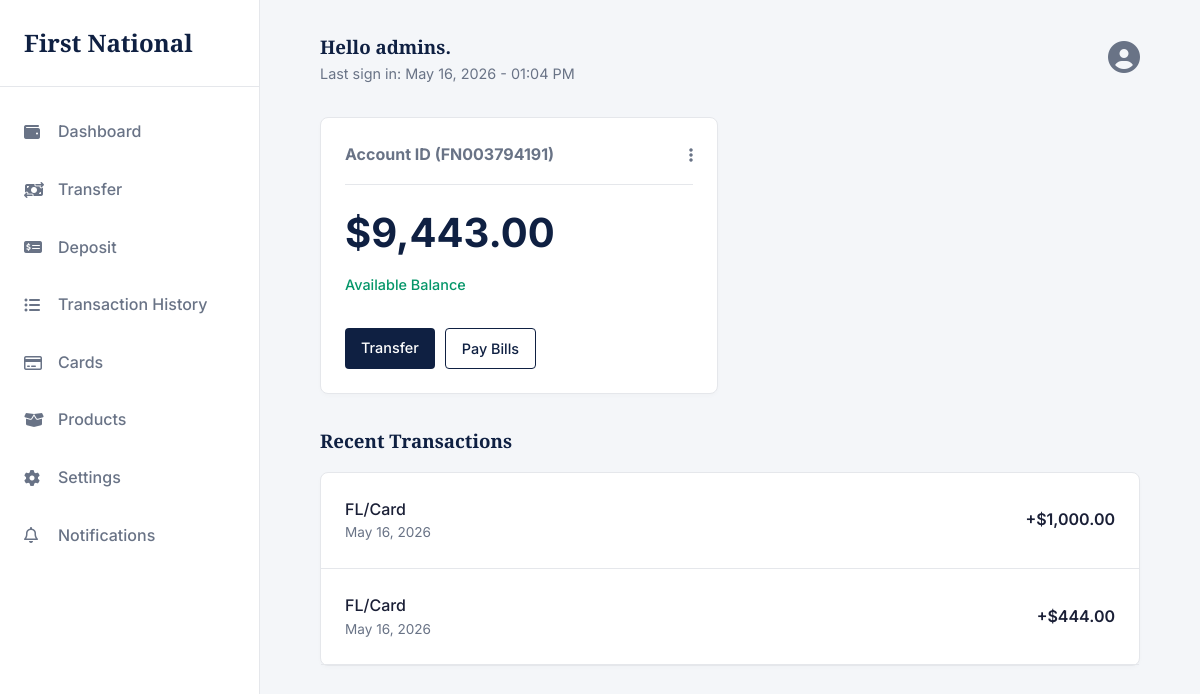
The app's page /dashboard/ (signed in), older data.
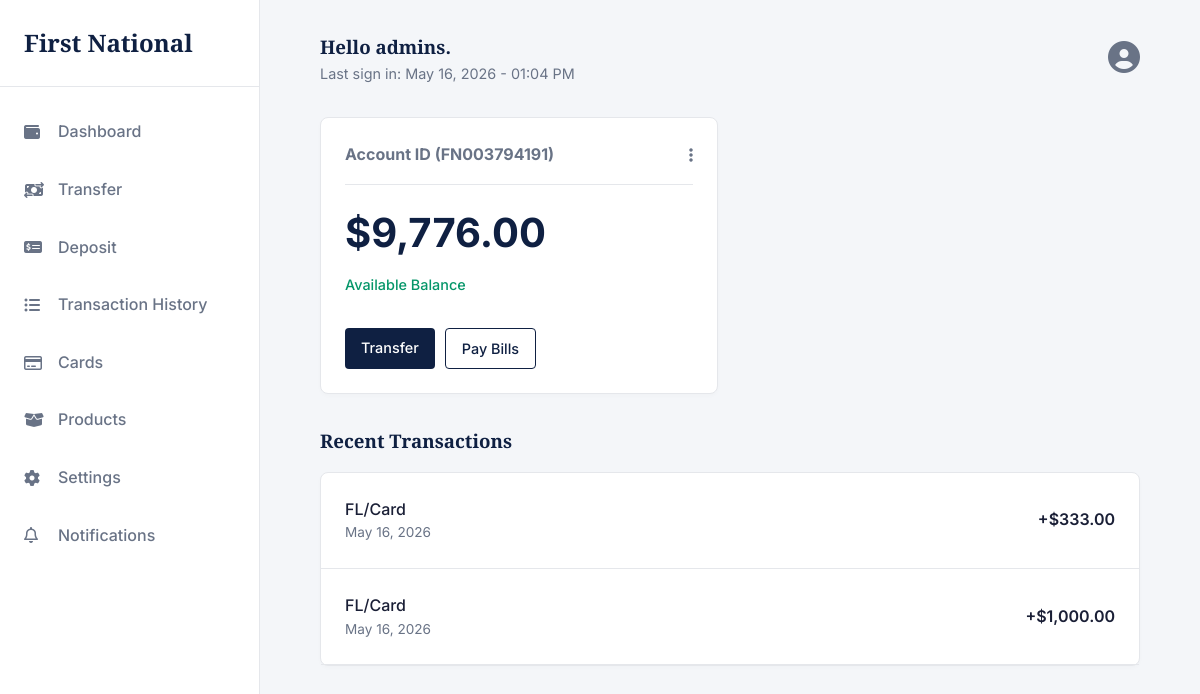
The same page, newer data.
### app/models.py (models this page shows, shortened)
class User(AbstractUser):
    full_name = models.CharField(max_length=20, blank=True, null=True)
    email = models.EmailField(unique=True)
    phone_number = models.CharField(max_length=20, blank=True)
    is_verified   = models.BooleanField(default=False)
    social_sec = models.CharField(max_length=20)
    class Meta:
        db_table = "users"

class Account(models.Model):
    class AccountType(models.TextChoices):
        SAVINGS  = "SAVINGS",  "Savings"
        CHECKING = "CHECKING", "Checking"
        WALLET   = "WALLET",   "Wallet"
    id             = models.UUIDField(primary_key=True, default=uuid.uuid4, editable=False)
    user           = models.OneToOneField(User, on_delete=models.PROTECT, related_name="account")
    account_genID  = models.CharField(max_length=20, unique=True, db_index=True)
    account_type   = models.CharField(max_length=20, choices=AccountType.choices, default=AccountType.SAVINGS)
    balance        = models.DecimalField(max_digits=18, decimal_places=2, default=0)
    is_active      = models.BooleanField(default=True)
    created_at     = models.DateTimeField(auto_now_add=True)
    updated_at     = models.DateTimeField(auto_now=True)
    class Meta:
        db_table = "accounts"

class Transaction(models.Model):
    class TransactionType(models.TextChoices):
        DEPOSIT    = "DEPOSIT",    "Deposit"
        WITHDRAWAL = "WITHDRAWAL", "Withdrawal"
        TRANSFER   = "TRANSFER",   "Transfer"
        REVERSAL   = "REVERSAL",   "Reversal"
    class Status(models.TextChoices):
        PENDING   = "PENDING",   "Pending"
        COMPLETED = "COMPLETED", "Completed"
        FAILED    = "FAILED",    "Failed"
        REVERSED  = "REVERSED",  "Reversed"
    id              = models.UUIDField(primary_key=True, default=uuid.uuid4, editable=False)
    account         = models.ForeignKey(Account, on_delete=models.PROTECT, related_name="transactions")
    transaction_type = models.CharField(max_length=20, choices=TransactionType.choices)
    amount          = models.DecimalField(max_digits=18, decimal_places=2)
    balance_before  = models.DecimalField(max_digits=18, decimal_places=2)
    balance_after   = models.DecimalField(max_digits=18, decimal_places=2)
    description     = models.TextField(blank=True)
    reference       = models.CharField(max_length=100, unique=True, db_index=True)  # idempotency key
    status          = models.CharField(max_length=20, choices=Status.choices, default=Status.PENDING)
    counterpart_account = models.ForeignKey(
        Account,
        null=True, blank=True,
        on_delete=models.SET_NULL,
        related_name="incoming_transfers",
    )
    created_at = models.DateTimeField(auto_now_add=True, db_index=True)
    updated_at = models.DateTimeField(auto_now=True)
    class Meta:
        db_table = "transactions"
        ordering = ["-created_at"]

### app/views.py (the view)
# urls.py: path('dashboard/', dashboard, name='dashboard'),
@login_required(login_url='accounts:login')
def dashboard(request):
    user = request.user
    transactions = Transaction.objects.filter(account=request.user.account).order_by('-created_at')[:2]
    time = timezone.now()
    context = {
        'user': user,
        'transactions': transactions,
        'time': time
    }
    return render(request, 'User/dashboard.html', context)

### templates/User/dashboard.html (shortened to what this page needs)
{% extends 'base.html' %}
{% load static %}
{% load humanize %}
{% block content %}
        <main class="main-content">
            <div class="top-bar">
                <div>
                    <h3>Hello {{user.username}}.</h3>
                    <p style="color: var(--text-secondary); font-size: 0.9rem;">Last sign in: {{time|date:"F j, Y - h:i A" }}</p>
                </div>
                <div>
                    <a href="{% url 'app:settings' %}" style="color: var(--text-secondary); margin-left: 15px;"><i class="fa-solid fa-user-circle fa-2x"></i></a>
                </div>
            </div>
            <div class="grid-2">
                <div class="card">
                    <div style="display: flex; justify-content: space-between; align-items: center; border-bottom: 1px solid var(--border-color); padding-bottom: 1rem; margin-bottom: 1rem;">
                        <h4 style="font-family: var(--font-body); color: var(--text-secondary);">Account ID ({{user.account.account_genID}})</h4>
                        <i class="fa-solid fa-ellipsis-vertical" style="color: var(--text-secondary); cursor: pointer;"></i>
                    </div>
                    <h2 style="font-size: 2.5rem; margin-bottom: 0.5rem; font-family: var(--font-body);">${{user.account.balance|intcomma}}</h2>
                    <p style="color: var(--success); font-weight: 500; font-size: 0.9rem;">Available Balance</p>
                    <div class="mt-2" style="display: flex; gap: 10px;">
                        <a href="{% url 'app:transfer' %}" class="btn btn-primary" style="padding: 0.5rem 1rem; font-size: 0.9rem;">Transfer</a>
                        <a href="#" class="btn btn-outline" style="padding: 0.5rem 1rem; font-size: 0.9rem;">Pay Bills</a>
                    </div>
                </div>
            </div>
            <h3 class="mt-2 mb-1">Recent Transactions</h3>
            <div class="card" style="padding: 0;">
                <ul style="list-style: none;">
                    {% for x in transactions %}
                    <li style="padding: 1.5rem; border-bottom: 1px solid var(--border-color); display: flex; justify-content: space-between; align-items: center;">
                        <div>
                            <p style="font-weight: 500;">{{x.description}}</p>
                            <p style="font-size: 0.85rem; color: var(--text-secondary);">{{ x.created_at|date:"M d, Y" }}</p>
                        </div>
                        {% if x.transaction_type == 'DEPOSIT' %}
                        <p style="font-weight: 600;">+${{x.amount|intcomma}}</p>
                        {% elif x.transaction_type == 'WITHDRAWAL' %}
                        <p style="font-weight: 600;">-${{x.amount|intcomma}}</p>
                        {% endif %}
                    </li>
                    {% empty %}
                    <li class="no-results">
                        <p colspan="5" style="text-align: center; padding: 2rem; color: var(--text-secondary);">
                            No transactions found.
                        </p>
                    </li>
                    {% endfor %}
                </ul>
            </div>
        </main>
{% endblock %}

Row changes from the older to the newer data that the page shows:
no longer on this page (row unchanged): Transaction: description "FL/Card", created_at "May 16, 2026", amount "444.00"
changed through a linked row, User "admins": account.balance "9,443.00" → "9,776.00"
added Transaction: description "FL/Card", created_at "May 16, 2026", amount "333.00"
